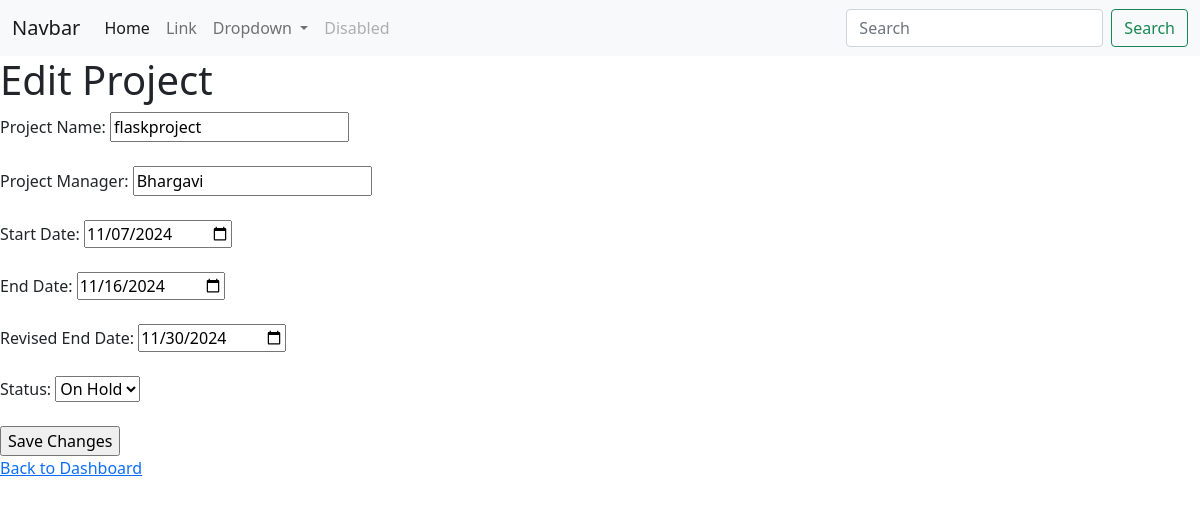
Page /edit/2 on the committed database.
### tables this page shows
CREATE TABLE projects (
                        id INTEGER PRIMARY KEY AUTOINCREMENT,
                        project_name TEXT NOT NULL,
                        project_manager TEXT NOT NULL,
                        start_date TEXT NOT NULL,
                        end_date TEXT NOT NULL,
                        revised_end_date TEXT,
                        status TEXT NOT NULL
                    );

### app.py (the view, shortened to what this page needs)
@app.route('/edit/<int:project_id>', methods=('GET', 'POST'))
def edit_project(project_id):
    conn = get_db_connection()
    project = conn.execute('SELECT * FROM projects WHERE id = ?', (project_id,)).fetchone()
    conn.close()
    return render_template('edit_project.html', project=project)  # Create a template to edit project details

### app.py (called while the page is built)
def get_db_connection():
    conn = sqlite3.connect('projects.db')
    conn.row_factory = sqlite3.Row
    return conn

### templates/edit_project.html (shortened to what this page needs)
{% extends 'base.html' %}
{% block content %}
<h1>Edit Project</h1>
<form method="post">
    <label for="project_name">Project Name:</label>
    <input type="text" id="project_name" name="project_name" value="{{ project['project_name'] }}"><br><br>
    <label for="project_manager">Project Manager:</label>
    <input type="text" id="project_manager" name="project_manager" value="{{ project['project_manager'] }}"><br><br>
    <label for="start_date">Start Date:</label>
    <input type="date" id="start_date" name="start_date" value="{{ project['start_date'] }}"><br><br>
    <label for="end_date">End Date:</label>
    <input type="date" id="end_date" name="end_date" value="{{ project['end_date'] }}"><br><br>
    <label for="revised_end_date">Revised End Date:</label>
    <input type="date" id="revised_end_date" name="revised_end_date" value="{{ project['revised_end_date'] }}"><br><br>
    <label for="status">Status:</label>
    <select id="status" name="status">
        <option value="On Hold" {% if project['status'] == 'On Hold' %}selected{% endif %}>On Hold</option>
    </select><br><br>
    <input type="submit" value="Save Changes">
</form>
<a href="{{ url_for('index') }}">Back to Dashboard</a>
{% endblock %}

### rows in the picture
projects: project_name "flaskproject", project_manager "Bhargavi", start_date "11/07/2024", end_date "11/16/2024", revised_end_date "11/30/2024", status "On Hold"
